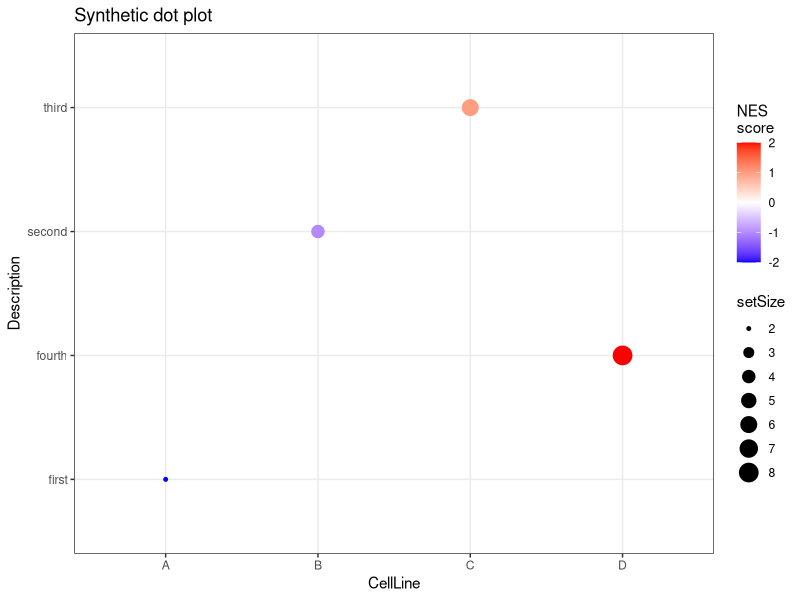

Recreate this plot in R.
# Owned synthetic fixture for R workflow UI verification.
library(ggplot2)
library(pheatmap)

workflow_data <- data.frame(
  CellLine = c("A", "B", "C", "D"),
  Description = c("first", "second", "third", "fourth"),
  setSize = c(2, 4, 6, 8),
  NES = c(-2, -1, 1, 2)
)
workflow_dot <- ggplot(workflow_data, aes(CellLine, Description, size = setSize, color = NES)) +
  geom_point() +
  scale_color_gradient2(low = "blue", mid = "white", high = "red", midpoint = 0) +
  scale_size_continuous() + theme_bw() + labs(color = "NES\nscore") +
  ggtitle("Synthetic dot plot")

workflow_matrix <- matrix(seq(-2, 2, length.out = 100), nrow = 10,
  dimnames = list(paste0("long_gene_label_", 1:10), paste0("long_sample_label_", 1:10)))
workflow_heatmap <- pheatmap(workflow_matrix, silent = TRUE,
  color = colorRampPalette(c("#0000FF", "#FFFFFF", "#FF0000"))(20))
workflow_function <- function(x) x + 1
workflow_values <- c("한글", "color", "plot")
cat("R_WORKFLOW_FIXTURE_READY\n")
